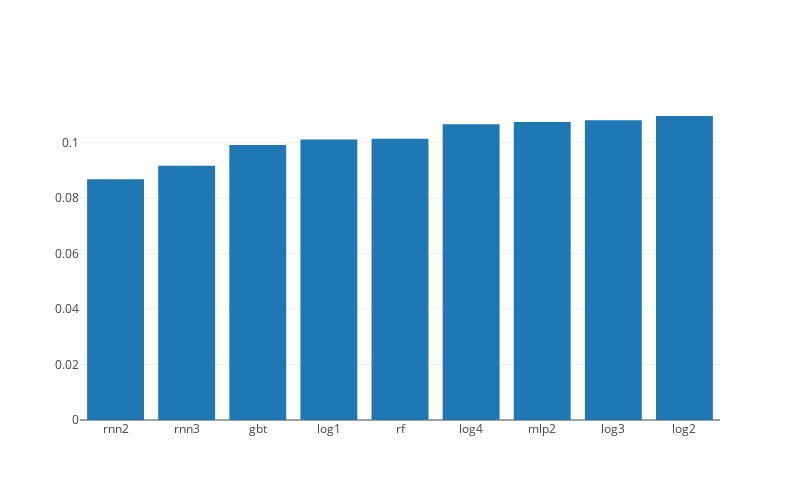

Notebook cell for this chart:
### Markdown cell above
##### Mean absolute percentage errors of top 10 models

### Code cell
trace1=go.Bar(
    y=error4.sort_values().values[0:9],
    x=error4.sort_values().index[0:9]
)

layout=go.Layout(
    #title='MAPE errors',
    autosize=False,
    width=800,
    height=500,
)

data=[trace1]
fig=go.Figure(data=data, layout=layout)

iplot(fig,'plot6', link_text='')

### Figure 1 — Plotly figure (JSON) as saved in the notebook; plotly's stock layout.template omitted (floating-point values rounded to 4 significant figures)
{"data": [{"type": "bar", "x": ["rnn2", "rnn3", "gbt", "log1", "rf", "log4", "mlp2", "log3", "log2"], "y": [0.08685, 0.09173, 0.09915, 0.1012, 0.1015, 0.1067, 0.1075, 0.1081, 0.1097]}], "layout": {"autosize": false, "height": 500, "width": 800}}
